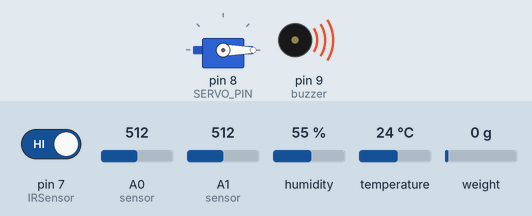
This sketch was run on a simulated Arduino Uno, built with avr-gcc and run on an emulated ATmega328P. Parts: servo, buzzer (waves = sounding). The inputs (shaded band) are chosen by the test bench; at power-on: pin 7 (IRSensor) HIGH, A0 (sensor) = 512, A1 (sensor) = 512, temperature 24 °C, humidity 55 %, weight on the scale 0 g. What the sketch prints to the serial monitor is not drawn.

Above: at 2.2 s.
2.3 s: pin 7 (IRSensor) driven LOW
At 20.39 s:
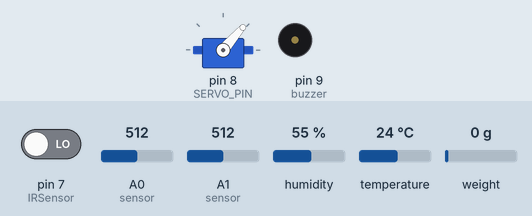
22.3 s: A0 (sensor) set to 609
35.7 s: A0 (sensor) set to 635
47.8 s: A1 (sensor) set to 521
At 52.9 s:
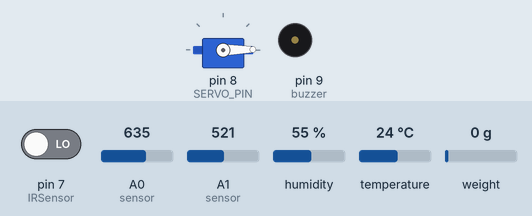
55.5 s: pin 7 (IRSensor) driven HIGH
At 55.79 s:
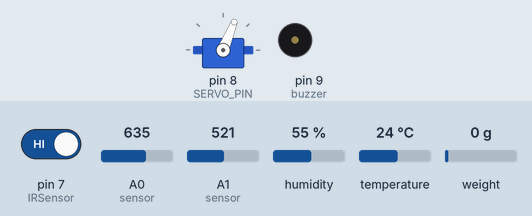
63.2 s: temperature set to 34 °C
70.9 s: temperature set to 37 °C
At 71.29 s:
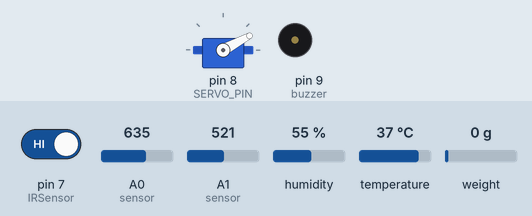
Timing chart, 0 to 79.6 s (numbered marks = the images above; inputs shaded):
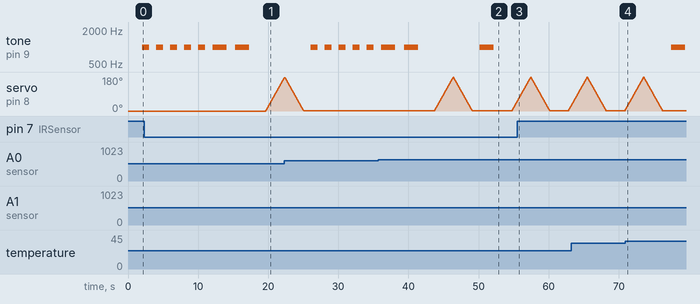

The sketch:

code.ino
```cpp
//---------------------------------------------------------READINGS--------------------
//-----------------------Weight Scale-------------------------
// weight reading= 114,894.6
// actual weight = 250g
// calibaration factor = 114,894.6/250 = 459.5784
//


#include <Arduino.h>
#include <Servo.h>
#include "HX711.h"
#include "DHT.h"

#define DHTTYPE DHT11

// HX711 circuit wiring
const int LOADCELL_DOUT_PIN = 4;
const int LOADCELL_SCK_PIN = 5;
// IR Sensor
int IRSensor = 7;

//buzzer to arduino pin 9
const int buzzer = 9;

// temperature/humidity pin
const int DHTPIN = 6;
const int SERVO_PIN = 8;  // Arduino pin connected to servo motor's pin


int angle = 0;
float weight = 0.00;
int speed = 30;
int mapSpeed = 0;
bool servoState = 0;

HX711 scale;

DHT dht(DHTPIN, DHTTYPE);
Servo servo;  // create servo object to control a servo


void setup() {
  Serial.begin(9600);

  // attaches the servo on pin 8 to the servo object
  servo.attach(SERVO_PIN);
  servo.write(angle);

  // initialize temperature/ humidity the sensor
  dht.begin();
  // Set buzzer - pin 9 as an output
  pinMode(buzzer, OUTPUT);
  // IR Sensor pin INPUT
  pinMode(IRSensor, INPUT);


  //Serial.println("Initializing the scale");
  scale.begin(LOADCELL_DOUT_PIN, LOADCELL_SCK_PIN);

  scale.set_scale(459.5784);
  //scale.set_scale(-471.497);                      // this value is obtained by calibrating the scale with known weights;
  scale.tare();  // reset the scale to 0
}

void moistureSensor() {
  int sensorValue = analogRead(A0);                     // Read the analog value from sensor
  int outputValue = map(sensorValue, 0, 1023, 255, 0);  // map the 10-bit data to 8-bit data
  if (outputValue > 100) {
    for (int i = 0; i < 5; i++) {
      tone(buzzer, 1000);  // Send 1KHz sound signal...
      delay(1000);         // ...for 1 sec
      noTone(buzzer);      // Stop sound...
      delay(1000);         // ...for 1sec
    }
  }
  Serial.print(outputValue);
  Serial.print("x");
}

int motionSensor() {
  int sensorStatus = digitalRead(IRSensor);  // Set the GPIO as Input
  if (sensorStatus != 1)                     // Check if the pin high or not
  {
    //Serial.println("Motion Detected!");  // print Motion Detected! on the serial monitor window
    tone(buzzer, 1000);                  // Send 1KHz sound signal...
    delay(2000);                         // ...for 1 sec
    noTone(buzzer);                      // Stop sound...
    delay(1000);                         // ...for 1sec
  }
  Serial.print(sensorStatus);
  Serial.print("x");
}

void readTempHumData() {
  float humi = dht.readHumidity();
  // read temperature as Celsius
  float tempC = dht.readTemperature();

  Serial.print(tempC);
  Serial.print("x");
  Serial.print(humi);

  if (tempC > 35) {
    tone(buzzer, 1000);  // Send 1KHz sound signal...
    delay(2000);         // ...for 1 sec
    noTone(buzzer);      // Stop sound...
    delay(1000);         // ...for 1sec
  }
  if (tempC < 12) {
    tone(buzzer, 1000);  // Send 1KHz sound signal...
    delay(2000);         // ...for 1 sec
    noTone(buzzer);      // Stop sound...
    delay(1000);         // ...for 1sec
  }
}

void readSoundData() {
  int sensorValue = analogRead(A1);                     // Read the analog value from sensor
  int outputValue = map(sensorValue, 0, 1023, 255, 0);  // map the 10-bit data to 8-bit data
  Serial.print("x");
  Serial.print(outputValue);
  if (outputValue > 127) {
    tone(buzzer, 1000);  // Send 1KHz sound signal...
    delay(2000);         // ...for 1 sec
    noTone(buzzer);      // Stop sound...
    delay(1000);         // ...for 1sec
  }
}


// void servoController(int speed) {

//   mapSpeed = map(speed, 0, 30, 30, 0);

//   // change angle of servo motor
//   for (angle = 0; angle < 180; angle += 2) {
//     servo.write(angle);
//     delay(mapSpeed);
//   }
//   // now scan back from 180 to 0 degrees
//   for (angle = 180; angle > 0; angle -= 2) {
//     servo.write(angle);
//     delay(mapSpeed);
//   }
// }

void readWeightSensor() {
  Serial.print("x");
  Serial.print(scale.get_units(), 1);
  Serial.print("x");
  Serial.println(scale.get_units(10), 5);
}

void loop() {
  //Calling the functions
  delay(1000);
  moistureSensor();
  delay(100);
  motionSensor();
  delay(100);
  readTempHumData();
  delay(100);
  readSoundData();
  delay(100);
  readWeightSensor();
  delay(100);
  // change angle of servo motor
  for (angle = 0; angle < 180; angle++) {
    servo.write(angle);
    delay(15);
  }
  // now scan back from 180 to 0 degrees
  for (angle = 180; angle > 0; angle--) {
    servo.write(angle);
    delay(15);
  }
}
```

Measured:
- the behaviour switches between 513 and 514 on A1 (sensor) (found by bisection; images 1 and 2)
- the behaviour switches between 35 and 36 °C on temperature (found by bisection; images 3 and 4)
- after the input at 47.8 s, tone on pin 9 (buzzer): goes on until 52.2 s, then stays silent
- after the input at 55.5 s, tone on pin 9 (buzzer): stays silent (without the input it goes to 1000 Hz after 5.8 s)
- after the input at 70.9 s, tone on pin 9 (buzzer): silent → 1000 Hz after 6.6 s, → silent 2.0 s later; servo on pin 8 (SERVO_PIN): goes on until 76.3 s, then stays 1°
